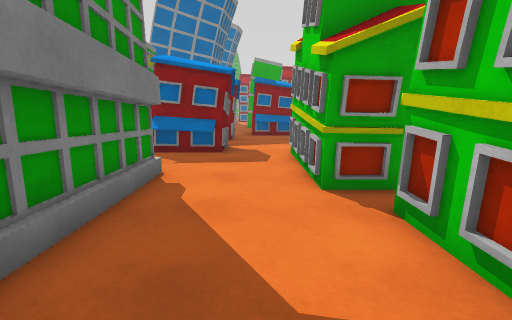
View 1 (above)

16 first-person views from a walk through a Unity game level. The camera is 1.4 m above the floor, tilts 10° down and sees 85° across. The floor is counted in squares, 1 m on a side. Each view is taken from the middle of a square. On the plan, view 1 faces up. The plan holds only what a view shows up to about 14 squares ahead; the rest is blank. The place goes on beyond the plan.

View 2
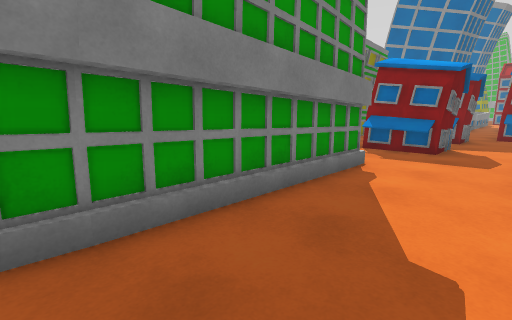

View 3
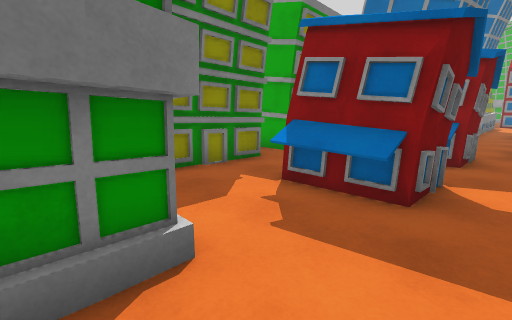

View 4
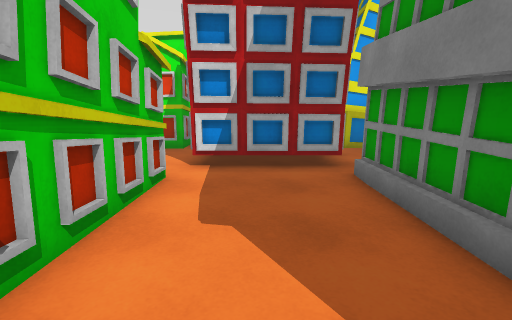

View 5
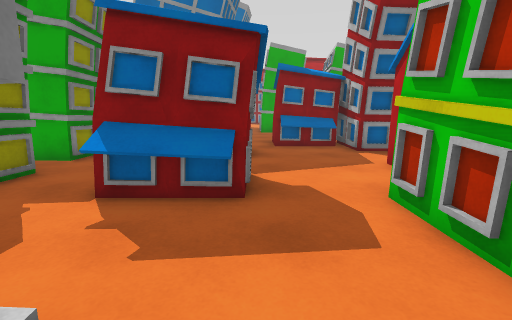

View 6
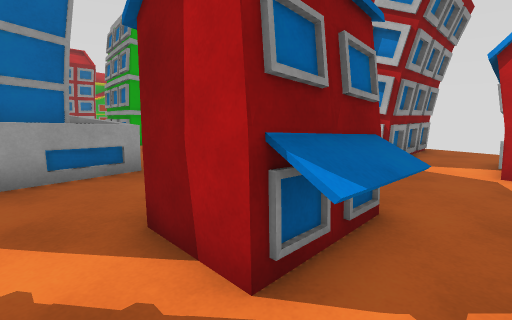

View 7
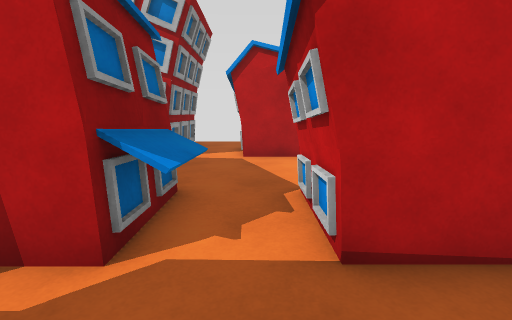

View 8
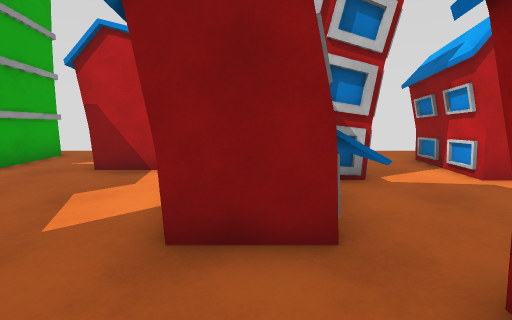

View 9
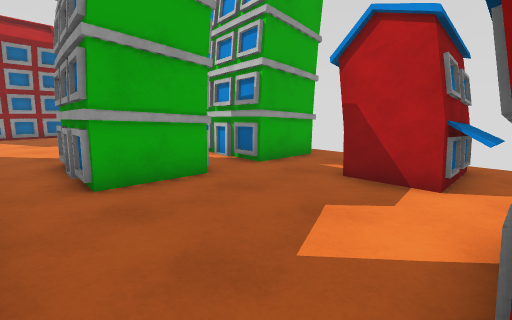

View 10
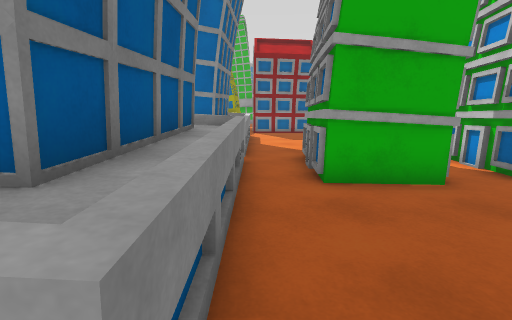

View 11
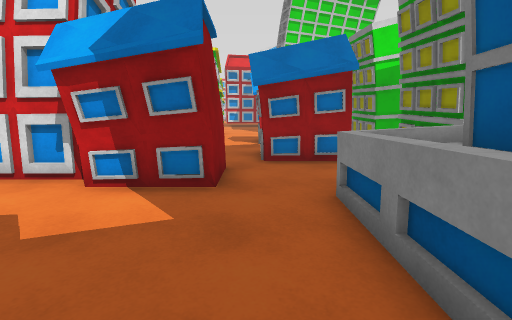

View 12
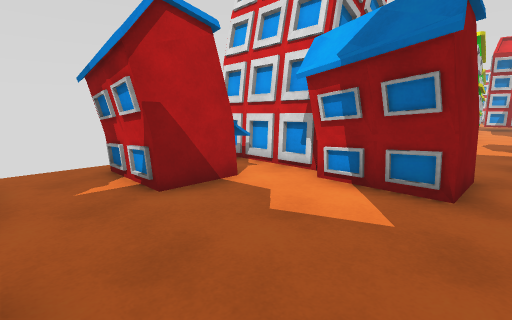

View 13
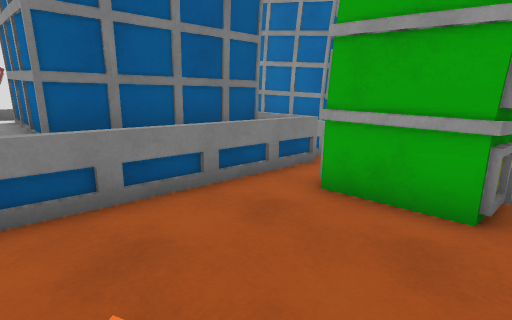

View 14
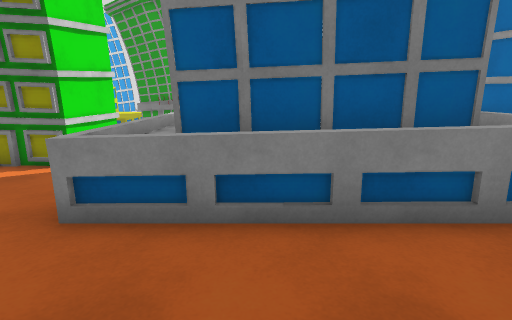

View 15
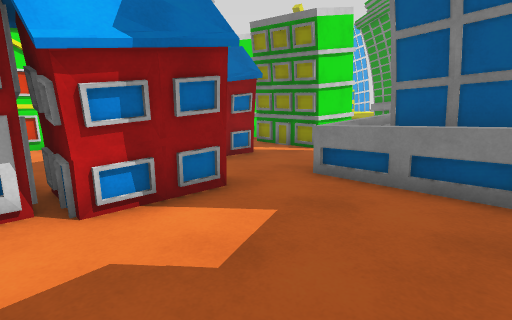

View 16
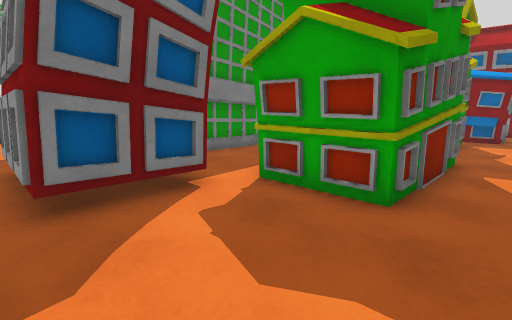

### Floor plan
Key: @ floor where view 1 was taken; # wall or solid block; . floor; ^ raised ledge; O other object.
Columns run from 9 left of view 1 to 6 right of it. Each row starts with its distance up from view 1.
 26     ^^^#O#   #
 25      ^^^O# OO#
 24      #^^O  OO##
 23      #^^.O#O.O#O
 22      #^^........
 21      #^^.....###
 20 ^^####^^.....#
 19   ^^^^^^.....OOO
 18     .....###.OO
 17     .....###O##O
 16  O##.....OOO###
 15    #.O###...####
 14   ##.O###.......
 13  ##O..OOO...OOO.
 12   ..........###.
 11   ##.O###...###
 10    #.O###..  OO
  9    #..OOO.####.
  8    O......#   .
  7        ...#   .
  6        #..#   ..
  5        #..### ..
  4        #...###..
  3        #...# ##.
  2        #...#  #.
  1        #...#  #.
  0        #.@.#  #.
 -1        #...####.
 -2        ###OO....
 -3          ##O....
 -4           #O...
 -5           ###  .
 -6      ^#
 -7     ##

Where each view was taken, in squares from view 1:
view 1: 0 up, 0 right, facing up
view 2: 1 down, 1 right, facing up-left
view 3: 5 up, 0 right, facing up-left
view 4: 5 up, 0 right, facing down
view 5: 5 up, 1 left, facing up
view 6: 12 up, 5 left, facing up-right
view 7: 12 up, 6 left, facing right
view 8: 17 up, 3 left, facing right
view 9: 18 up, 2 left, facing up-right
view 10: 18 up, 2 left, facing up
view 11: 23 up, 1 left, facing down
view 12: 23 up, 1 left, facing down-right
view 13: 19 up, 2 right, facing up-left
view 14: 21 up, 1 right, facing left
view 15: 22 up, 3 right, facing down-left
view 16: 5 down, 6 right, facing up-left
